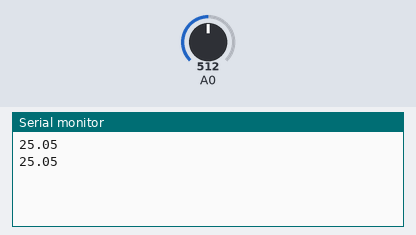
A sketch run on a simulated Arduino Uno, built with avr-gcc and run on an emulated ATmega328P. Shown: the last lines printed to the serial monitor. Inputs (shaded band) come from the test bench; at power-on: A0 = 512.

Above: at 1.8 s.
1.9 s: A0 set to 42
At 2.6 s:
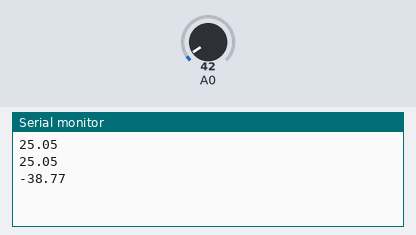
3.4 s: A0 set to 34
At 4.5 s:
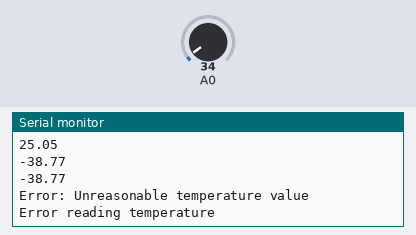

Measured:
- the behaviour switches between 39 and 38 on A0 (found by bisection; images 1 and 2)
- after the input at 1.9 s, the serial monitor: prints a new line after 0.10 s (image 1)
- after the input at 3.4 s, the serial monitor: prints a new line after 0.60 s (image 2)

The sketch:

thermistor.ino
```cpp
#include <math.h>  // Needed for log() function

// Constants for B-parameter equation
const float T0 = 298.15;  // Reference temperature (25C in K)
const float R0 = 10000;   // Resistance at reference temperature (10k ohms)
const float B = 3453;     // B parameter

// Function to read temperature from a thermistor connected to the specified analog input pin
float readThermistor(int pin) {
  int reading = analogRead(pin);  // Read the voltage across the thermistor

  // Check for invalid ADC readings
  if (reading <= 0 || reading >= 1023) {
    Serial.println("Error: Invalid ADC reading");
    return NAN;  // Return not-a-number on error
  }

  float voltage = reading * (5.0 / 1023.0);  // Convert ADC reading to voltage
  float R = 10000 * ((5.0 / voltage) - 1);  // Calculate the thermistor resistance
  float T = 1 / (1/T0 + 1/B * log(R/R0));   // Calculate the temperature using the B-parameter equation

  T = T - 273.15;  // Convert from Kelvin to Celsius

  // Check for unreasonable temperatures
  if (T < -40 || T > 125) {
    Serial.println("Error: Unreasonable temperature value");
    return NAN;  // Return not-a-number on error
  }

  return T;  // Return the calculated temperature
}

void setup() {
  Serial.begin(9600);  // Start the serial communication with the computer
}

void loop() {
  float temperature = readThermistor(A0);  // Read the temperature from the thermistor

  // Check for errors
  if (isnan(temperature)) {
    Serial.println("Error reading temperature");
  } else {
    Serial.println(temperature);  // Print the temperature to the serial monitor
  }

  delay(1000);  // Wait for 1 second before the next reading
}
```
